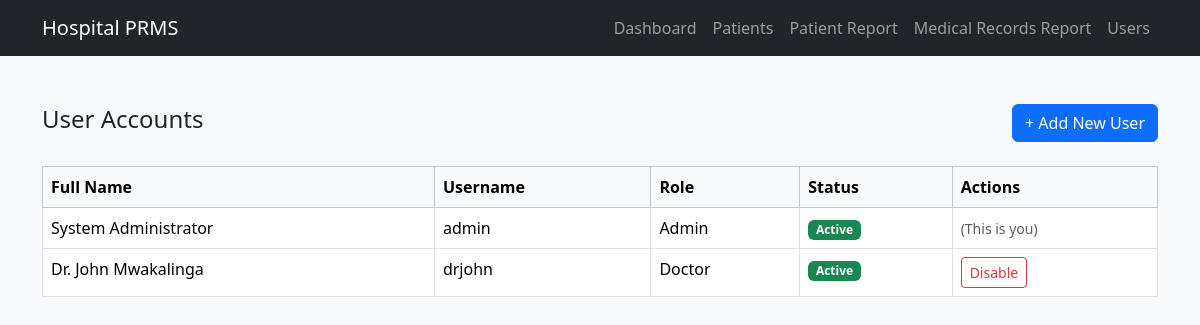
Page /views/users/list.php (signed in) on the committed database.
### tables this page shows
CREATE TABLE users (
    user_id     INT AUTO_INCREMENT PRIMARY KEY,
    username    VARCHAR(50)  NOT NULL UNIQUE,
    email       VARCHAR(100) NOT NULL UNIQUE,
    password    VARCHAR(255) NOT NULL,           
    full_name   VARCHAR(100) NOT NULL,
    role        ENUM('admin', 'doctor') NOT NULL,
    is_active   TINYINT(1)   NOT NULL DEFAULT 1,  
    created_at  TIMESTAMP    NOT NULL DEFAULT CURRENT_TIMESTAMP
);

### classes/Auth.php (called while the page is built, shortened)
<?php
require_once __DIR__ . '/User.php';
require_once __DIR__ . '/Admin.php';
class Auth
{
    public static function getCurrentUser(): ?User
    {
        $pdo = Database::getConnection();
        $stmt = $pdo->prepare('SELECT * FROM users WHERE user_id = :id');
        $stmt->execute(['id' => $_SESSION['user_id']]);
        $row = $stmt->fetch();
        if ($row['role'] === 'admin') {
            return new Admin((int)$row['user_id'], $row['username'], $row['email'], $row['full_name']);
        }
        return new Doctor((int)$row['user_id'], $row['username'], $row['email'], $row['full_name']);
    }
}

### classes/Admin.php (called while the page is built, shortened)
<?php
require_once __DIR__ . '/User.php';
class Admin extends User
{
    public function getPermissions(): array
    {
        return [
            'manage_patients'      => true,
            'manage_medical_records' => true,
            'manage_users'          => true,
            'view_reports'           => true,
        ];
    }
}

### classes/UserManager.php (called while the page is built, shortened)
<?php
require_once __DIR__ . '/User.php';
require_once __DIR__ . '/Admin.php';
class UserManager
{
    public static function findAll(): array
    {
        $pdo = Database::getConnection();
        $stmt = $pdo->query('SELECT * FROM users ORDER BY created_at DESC');
        $users = [];
        foreach ($stmt->fetchAll() as $row) {
            if ($row['role'] === 'admin') {
                $user = new Admin((int)$row['user_id'], $row['username'], $row['email'], $row['full_name']);
            } else {
                $user = new Doctor((int)$row['user_id'], $row['username'], $row['email'], $row['full_name']);
            }
            $users[] = ['user' => $user, 'is_active' => (bool)$row['is_active']];
        }
        return $users;
    }
}

### includes/admin_check.php (called while the page is built, shortened)
<?php
require_once __DIR__ . '/../classes/Auth.php';
$currentUser = Auth::getCurrentUser();

### classes/User.php (called while the page is built, shortened)
<?php
abstract class User
{
    protected int $userId;
    protected string $username;
    protected string $fullName;
    protected string $role;
    public function __construct(int $userId, string $username, string $email, string $fullName, string $role)
    {
        $this->userId = $userId;
        $this->username = $username;
        $this->fullName = $fullName;
        $this->role = $role;
    }
    public function getUserId(): int
    {
        return $this->userId;
    }
    public function getUsername(): string
    {
        return $this->username;
    }
    public function getFullName(): string
    {
        return $this->fullName;
    }
    public function getRole(): string
    {
        return $this->role;
    }
}

### views/users/list.php (the view, shortened to what this page needs)
<?php
require_once __DIR__ . '/../../includes/admin_check.php';
require_once __DIR__ . '/../../classes/UserManager.php';
$users = UserManager::findAll();
require_once __DIR__ . '/../layouts/header.php';
require_once __DIR__ . '/../layouts/navbar.php';
?>
<div class="container py-4">
    <div class="d-flex justify-content-between align-items-center mb-4">
        <h4>User Accounts</h4>
        <a href="<?php echo BASE_URL; ?>views/users/add.php" class="btn btn-primary">+ Add New User</a>
    </div>
    <div class="table-responsive">
        <table class="table table-bordered table-hover bg-white">
            <thead class="table-light">
                <tr>
                    <th>Full Name</th>
                    <th>Username</th>
                    <th>Role</th>
                    <th>Status</th>
                    <th>Actions</th>
                </tr>
            </thead>
            <tbody>
                <?php foreach ($users as $entry): ?>
                    <?php $u = $entry['user']; ?>
                    <tr>
                        <td><?php echo htmlspecialchars($u->getFullName()); ?></td>
                        <td><?php echo htmlspecialchars($u->getUsername()); ?></td>
                        <td><?php echo htmlspecialchars(ucfirst($u->getRole())); ?></td>
                        <td>
                            <?php if ($entry['is_active']): ?>
                                <span class="badge bg-success">Active</span>
                            <?php else: ?>
                                <span class="badge bg-secondary">Disabled</span>
                            <?php endif; ?>
                        </td>
                        <td>
                            <?php if ($u->getUserId() === (int)$_SESSION['user_id']): ?>
                                <span class="text-muted small">(This is you)</span>
                            <?php elseif ($entry['is_active']): ?>
                                <a href="<?php echo BASE_URL; ?>controllers/UserController.php?action=toggle_active&id=<?php echo $u->getUserId(); ?>&state=0"
                                   class="btn btn-sm btn-outline-danger"
                                   onclick="return confirm('Disable this account? They will no longer be able to log in.');">Disable</a>
                            <?php else: ?>
                                <a href="<?php echo BASE_URL; ?>controllers/UserController.php?action=toggle_active&id=<?php echo $u->getUserId(); ?>&state=1"
                                   class="btn btn-sm btn-outline-success">Enable</a>
                            <?php endif; ?>
                        </td>
                    </tr>
                <?php endforeach; ?>
            </tbody>
        </table>
    </div>
</div>
<?php require_once __DIR__ . '/../layouts/footer.php'; ?>

### views/layouts/header.php (shortened to what this page needs)
<!DOCTYPE html>
<html lang="en">
<head>
    <link href="https://cdn.jsdelivr.net/npm/bootstrap@5.3.3/dist/css/bootstrap.min.css" rel="stylesheet">
    <link href="<?php echo BASE_URL; ?>assets/css/style.css" rel="stylesheet">
</head>
<body class="bg-light">

### views/layouts/navbar.php
<?php
require_once __DIR__ . '/../../classes/Auth.php';
$navCurrentUser = Auth::getCurrentUser();
$navIsAdmin = $navCurrentUser && $navCurrentUser->getPermissions()['manage_users'] === true;
?>
<nav class="navbar navbar-expand-lg navbar-dark bg-dark mb-4 no-print">
    <div class="container">
        <a class="navbar-brand" href="<?php echo BASE_URL; ?>views/dashboard.php">Hospital PRMS</a>
        <div class="navbar-nav">
            <a class="nav-link" href="<?php echo BASE_URL; ?>views/dashboard.php">Dashboard</a>
            <a class="nav-link" href="<?php echo BASE_URL; ?>views/patients/list.php">Patients</a>
            <a class="nav-link" href="<?php echo BASE_URL; ?>views/reports/patient_report.php">Patient Report</a>
            <a class="nav-link" href="<?php echo BASE_URL; ?>views/reports/medical_report.php">Medical Records Report</a>
            <?php if ($navIsAdmin): ?>
                <a class="nav-link" href="<?php echo BASE_URL; ?>views/users/list.php">Users</a>
            <?php endif; ?>
        </div>
    </div>
</nav>

### views/layouts/footer.php (shortened to what this page needs)
</body>
</html>

### assets/css/style.css (style rules this page uses)
body { font-family: 'Segoe UI', Arial, sans-serif; }

### rows in the picture
users: full_name "System Administrator", role "admin", username "Admin", shows "(This is you)"
users: full_name "Dr. John Mwakalinga", username "drjohn", role "Doctor"
